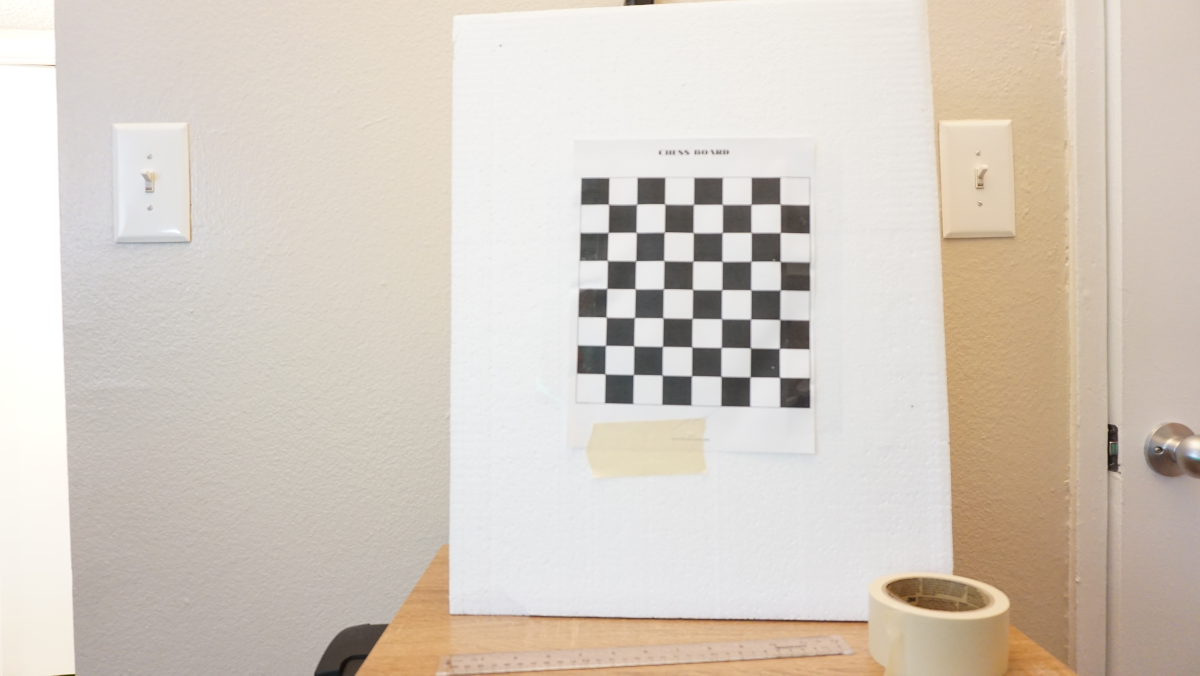
#> input picture CV_Project/Images/Camera Calibration/Calibration1.JPG, 6000 x 3376 px, given in place of 36in.JPG, which was not available (shown at 1/5 size)
$ python Main.py
#> lines starting #> are read from the running program, lines starting #| are printed output that depends on the picture; long printed decimals are rounded; pictures that were not available may be replaced by others from this repository, and a replacement may not be noted
### CV_Project/HelperFunc.py
import cv2
import numpy as np
import os
import glob
from pip._vendor.distlib._backport.tarfile import TOREAD
from pip._vendor.chardet import detect


CALIBRATION_PATH = "Images\\Camera Calibration\\"
STEREO_PATH = "Images\\Stereo Images\\"
clickLocations = []

# [55 lines left out: functions calibrateCamera, saveCameraCalibration, not called in this run]

def loadCameraCalibration():
    mtx = np.load("M.npy")
#> (reads CV_Project/M.npy from the repository)
    dist = np.load("D.npy")
#> (reads CV_Project/D.npy from the repository)
#> further down, im1 is the input picture: shape (3376, 6000, 3); mean B, G, R 193.4, 203.8, 213.1
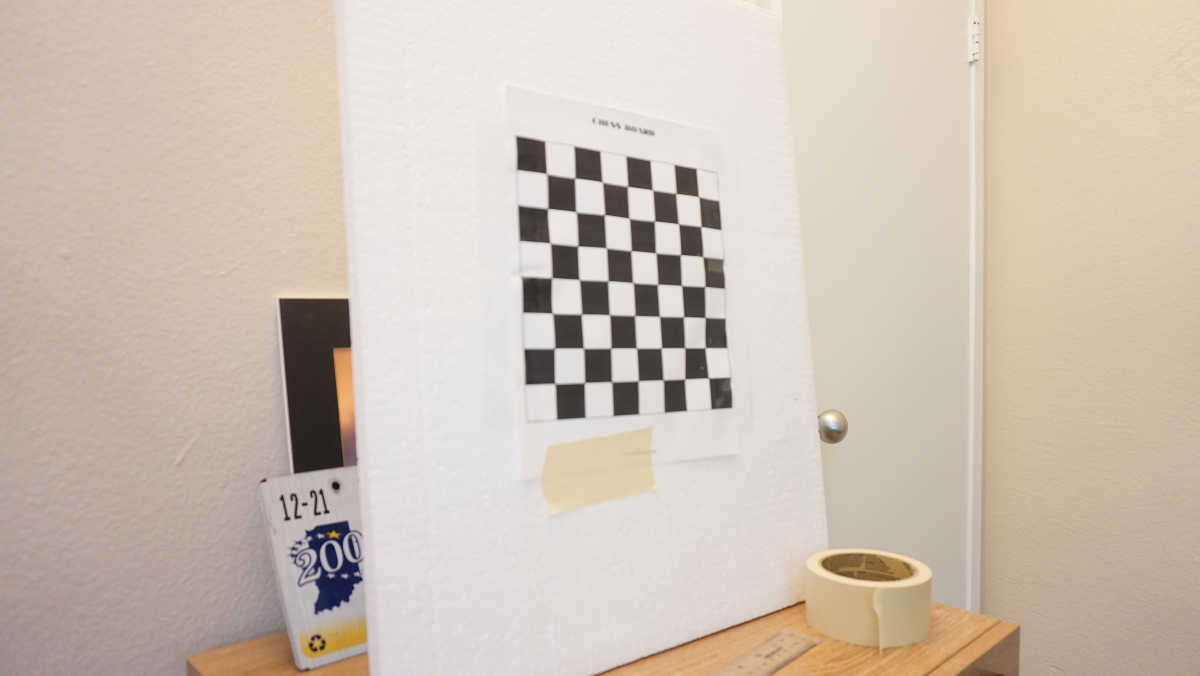
#> input picture CV_Project/Images/Camera Calibration/Calibration2.JPG, 6000 x 3376 px, given in place of 42in.JPG, which was not available (shown at 1/5 size)
#> further down, im2 is the input picture: shape (3376, 6000, 3); mean B, G, R 180.3, 193.1, 206.3


    return mtx, dist

def findMatchingPoints(im1, im2, show_image = False):
#> called with show_image = True
    detector = cv2.ORB_create(nfeatures=2000, nlevels=8, firstLevel=0, patchSize=31, edgeThreshold=31)
    matcher = cv2.BFMatcher(cv2.NORM_HAMMING, crossCheck=False)

    im1_gray = cv2.cvtColor(im1, cv2.COLOR_BGR2GRAY)
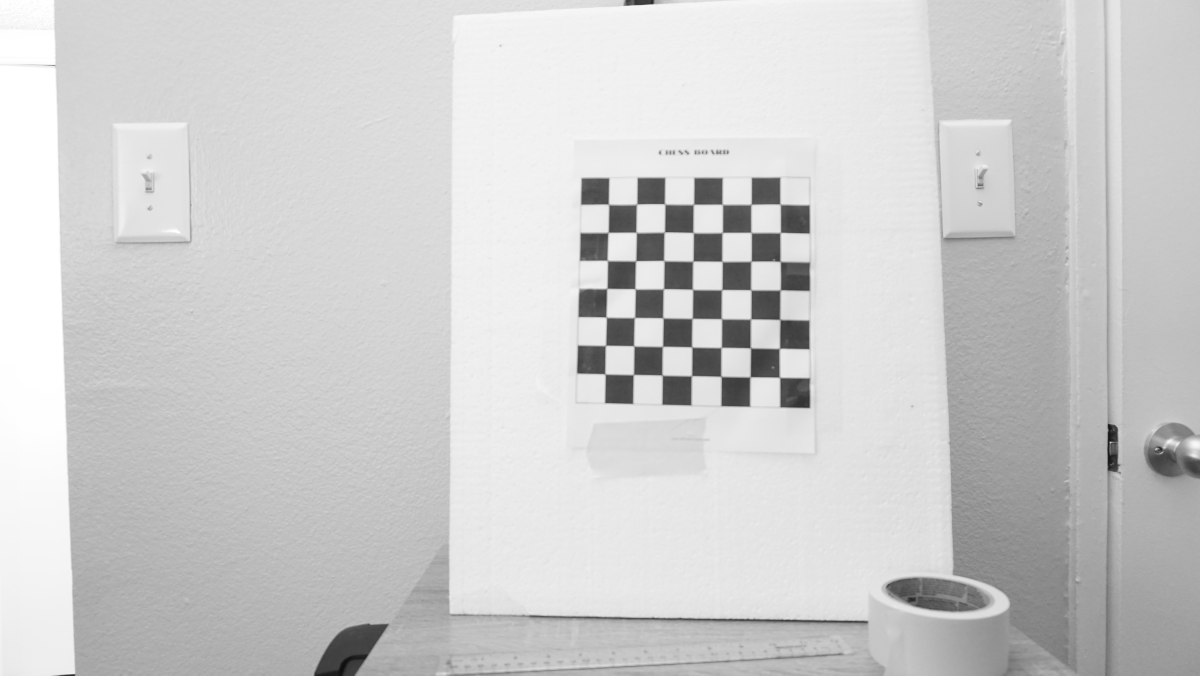
#> im1_gray: shape (3376, 6000) (shown at 1/5 size); min 5, max 255, mean 205.4
    im2_gray = cv2.cvtColor(im2, cv2.COLOR_BGR2GRAY)
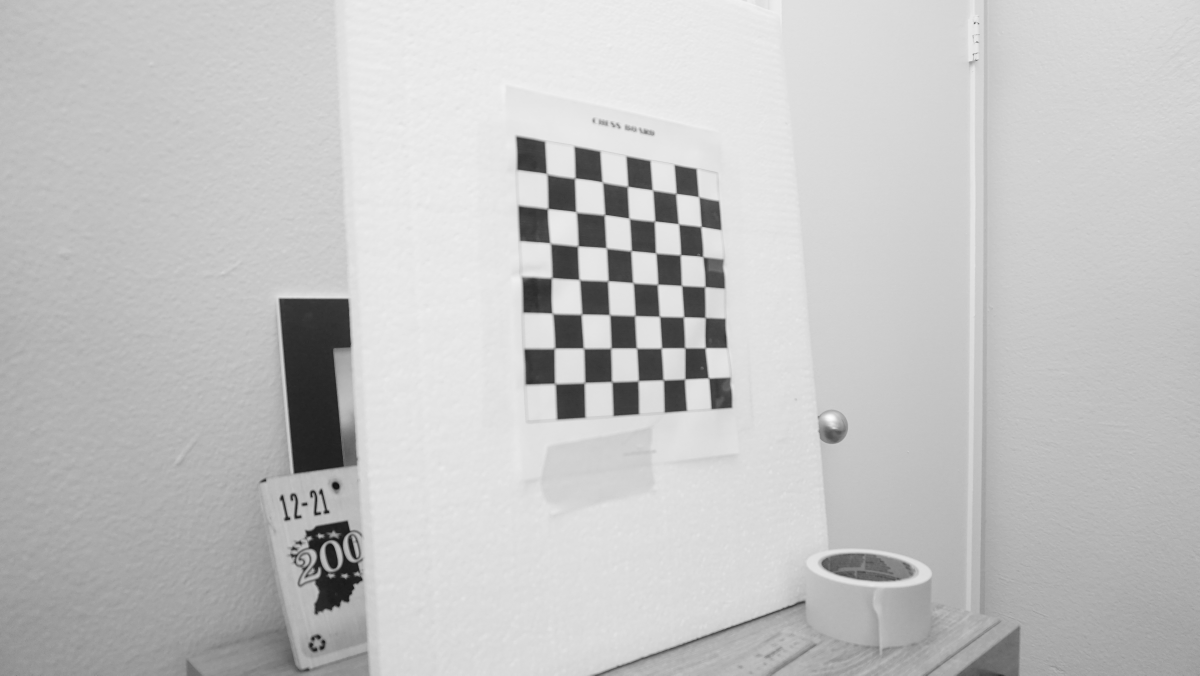
#> im2_gray: shape (3376, 6000) (shown at 1/5 size); min 7, max 254, mean 195.6

    im1_key_pts, im1_desc = detector.detectAndCompute(im1_gray, mask = None)
#> im1_key_pts = 1992 keypoints; strongest (x, y, size): (5551, 2212, 44.6), (5550, 2212, 53.6), (5551, 2213, 64.3), (5549, 2212, 31)
    im2_key_pts, im2_desc = detector.detectAndCompute(im2_gray, mask = None)
#> im2_key_pts = 2000 keypoints; strongest (x, y, size): (3279, 1100, 111.1), (1638, 2558, 111.1), (1480, 2587, 111.1), (1444, 2591, 111.1)

    matches = matcher.knnMatch(im1_desc, im2_desc, k = 2)
#> matches = 1992 matches
    good = []
    for m, n in matches:
        if m.distance < 0.8 * n.distance:
            good.append(m)
#> after the loop, good = 247 matches
    matches = good
#> matches = 247 matches
    im1Pts = []
    im2Pts = []
    for match in matches:
        im1Pts.append(im1_key_pts[match.queryIdx].pt)
        im2Pts.append(im2_key_pts[match.trainIdx].pt)
#> after the loop, im1Pts = 247 pairs, first value 2886.5 to 5895, second value 753 to 3101; im2Pts = 247 pairs, first value 1312.8 to 4474, second value 639.4 to 3195

    bgr_matches = cv2.drawMatches(img1=im1, keypoints1=im1_key_pts,
                                  img2=im2, keypoints2=im2_key_pts,
                                  matches1to2=matches, matchesMask=None, outImg=None)

    if show_image:
        cv2.namedWindow("All matches", cv2.WINDOW_NORMAL)
        cv2.imshow("All matches", bgr_matches)
        cv2.waitKey(0)
        cv2.destroyAllWindows()

    return im1Pts, im2Pts

def choosePointsOnImage(frame):
    """
    Prompt user to click the points on the image
    """


    cv2.imshow("Choose Point", frame);
    cv2.setMouseCallback("Choose Point", getXY)
    cv2.waitKey(0)
    cv2.destroyAllWindows()
    global clickLocations
    return clickLocations

# [8 lines left out: function getXY, not called in this run]

### CV_Project/Main.py
import HelperFunc
import cv2
import os.path
import numpy as np
from mpl_toolkits.mplot3d import Axes3D  # noqa: F401 unused import

import matplotlib.pyplot as plt

if __name__ == '__main__':
    # NOTE: Only run camera calibration when need to re-calibrate camera
    #       This function will take a long time to run for very large image

    # HelperFunc.calibrateCamera()

    # NOTE: Do not try to undistort the camera, peraxial images can be solved very well,
    #       but does not work good for other cases.
    cam_matrix, distortion = HelperFunc.loadCameraCalibration()
    currDir = os.getcwd()
    im1 = cv2.imread(os.path.join(currDir,
                                  "Images\\Stereo Images\\36in.JPG"))
    im2 = cv2.imread("Images\\Stereo Images\\42in.JPG")

    #     im1 = cv2.resize(im1, (0, 0), fx = 0.2, fy=0.2 )
    #     im2 = cv2.resize(im2, (0, 0), fx = 0.2, fy=0.2 )

    im1_pts, im2_pts = HelperFunc.findMatchingPoints(im1, im2, True)
#> im1_pts has the same summary as im1Pts in findMatchingPoints; im2_pts has the same summary as im2Pts in findMatchingPoints
    im1_pts = np.float32(im1_pts)
    im2_pts = np.float32(im2_pts)

    # Finding the fundamental matrix
    F, mask = cv2.findFundamentalMat(im1_pts, im2_pts, cv2.FM_LMEDS)  # Could also try CV_FM_RANSAC
#> F = [[2.83e-07, -5.23e-06, 0.00649], [4.96e-06, 4.22e-07, -0.0177], [-0.00703, 0.0163, 1]]; mask = 247 values, max 1 at index 0, min 0 at index 6, mean 0.923

    E, _ = cv2.findEssentialMat(im1_pts, im2_pts, cam_matrix)
#> E = [[0.204, -0.67, -0.0927], [-0.645, -0.22, 0.135], [-0.132, -0.0175, 0.0294]]
    _, R, t, _ = cv2.recoverPose(E, im1_pts, im2_pts)
#> R = [[0.922, 0.312, -0.23], [0.332, -0.942, 0.0539], [-0.2, -0.126, -0.972]]; t = [0.0365, -0.189, 0.981]
    H = np.hstack((R, t))
#> H = [[0.922, 0.312, -0.23, 0.0365], [0.332, -0.942, 0.0539, -0.189], [-0.2, -0.126, -0.972, 0.981]]
    print('rotation:\n',R)
#| rotation:
#|  [[ 0.9217  0.3121 -0.2301]
#|  [ 0.3323 -0.9416  0.05389]
#|  [-0.1999 -0.1262 -0.9717]]
    print('translation:\n',t)
#| translation:
#|  [[ 0.03646]
#|  [-0.1893]
#|  [ 0.9812]]

    print('homographys:\n',H)
#| homographys:
#|  [[ 0.9217  0.3121 -0.2301  0.03646]
#|  [ 0.3323 -0.9416  0.05389 -0.1893]
#|  [-0.1999 -0.1262 -0.9717  0.9812]]
    #
    # calculating the scale to the real world. The translation of the camera is known
    # to be 6 inches, 152.4mm
    scale = 152.4 / np.abs(t[0])
#> scale = [4180.5]
    print('scale: ',scale)
#| scale:  [4180.458]
    p_reference = np.matmul(cam_matrix, np.concatenate((np.eye(3), np.zeros((3, 1))), axis=1))
    p_second = np.matmul(cam_matrix, H)
#> p_second = [[2928.1, 839.3, -3390.3, 2690.7], [886.4, -3735.5, -1516.3, 1027.9], [-0.2, -0.126, -0.972, 0.981]]
    # make sure that p_second(3,3) is >= 0 since all the points are infront of both
    # camera positions
    print(p_second)
#| [[ 2.92814004e+03  8.39330726e+02 -3.39032132e+03  2.69067384e+03]
#|  [ 8.86371543e+02 -3.73549050e+03 -1.51625574e+03  1.02792530e+03]
#|  [-1.99870437e-01 -1.26150124e-01 -9.71667615e-01  9.81235182e-01]]

    # use triangulation from user indicated points
    im1 = cv2.resize(im1, (0, 0), fx=0.2, fy=0.2)
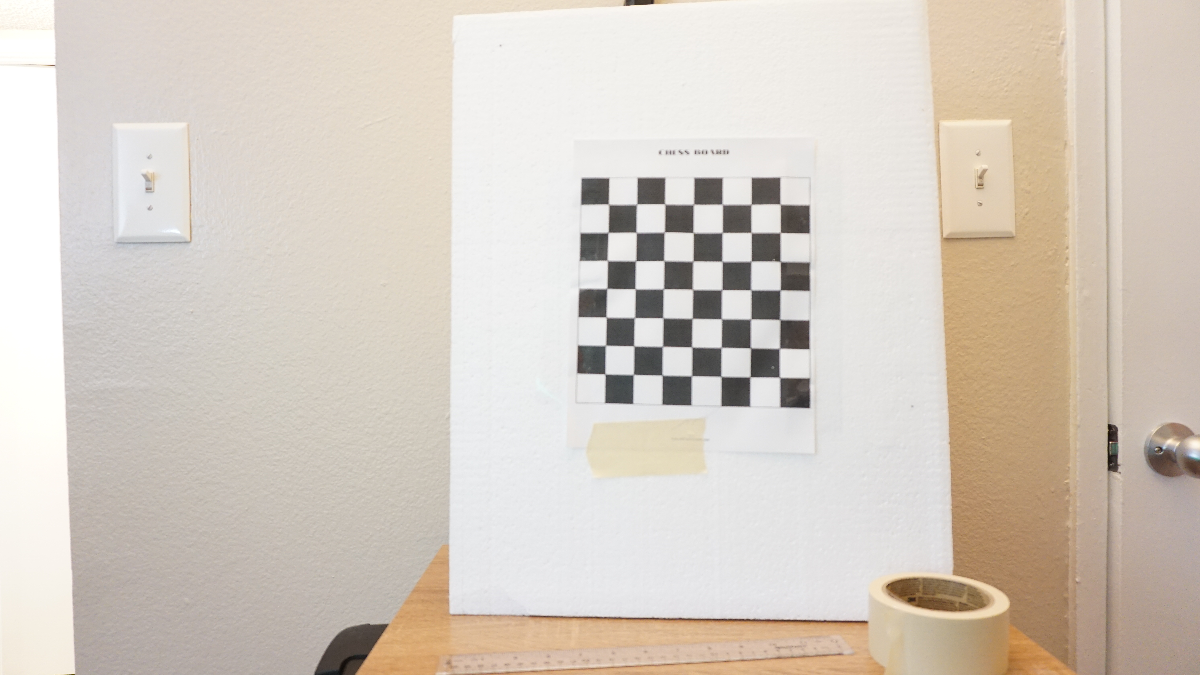
#> im1: shape (675, 1200, 3); mean B, G, R 193.4, 203.8, 213.1
    im2 = cv2.resize(im2, (0, 0), fx=0.2, fy=0.2)
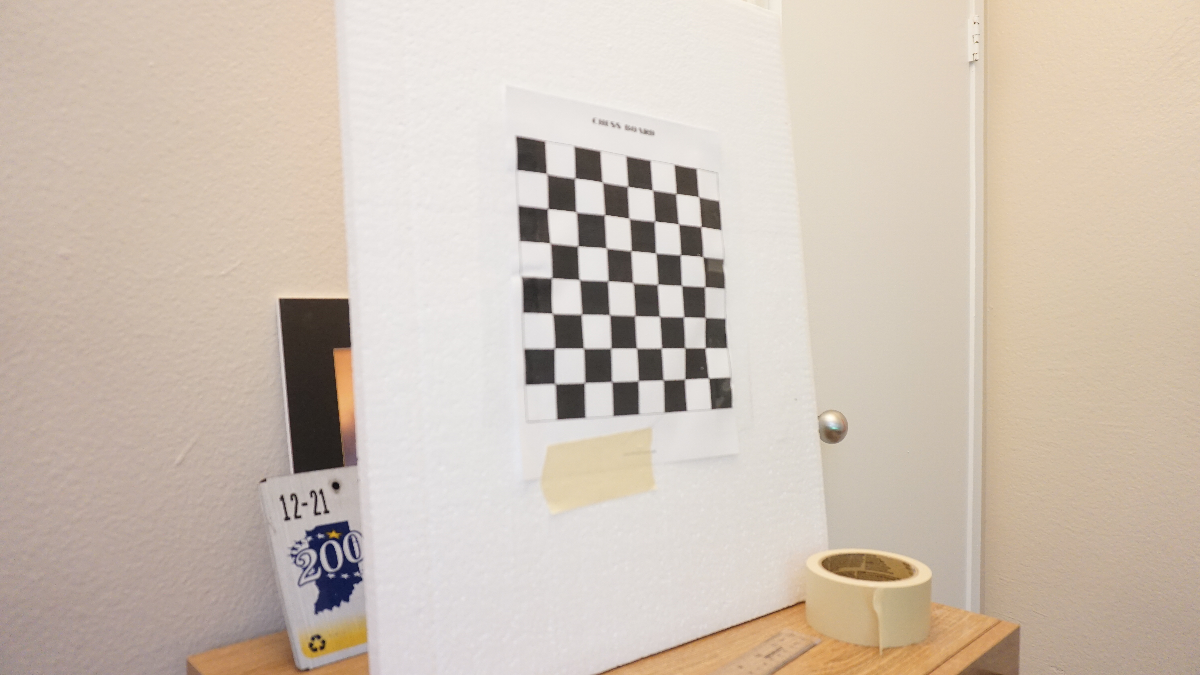
#> im2: shape (675, 1200, 3); mean B, G, R 180.3, 193.1, 206.3
    # select points in a clockwise fashion beginning at the upper left
    clickedPoints = HelperFunc.choosePointsOnImage(im1)
#> clickedPoints = []
    clickedPoints = HelperFunc.choosePointsOnImage(im2)
    clickedPoints = np.array(clickedPoints)
#> clickedPoints = empty array
    clickedPoints = np.multiply(clickedPoints, 5)
#> (the run stopped early here; a loop or call above may not have finished)
